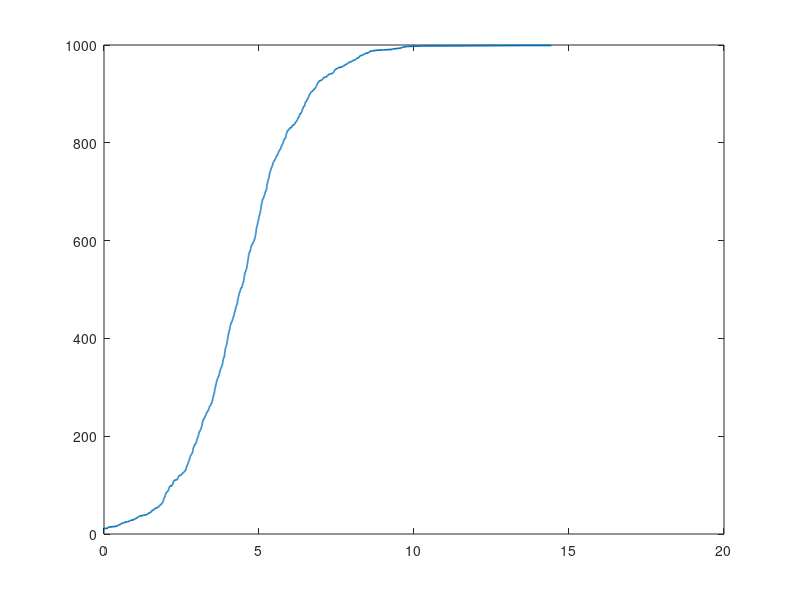

Recreate this plot in MATLAB.
function Multiscale_hybrid_1()

% For 'Multiscale_hybrid_1', we assume that the within-host subsystem has
% reached its steady states, i.e. we have constant W-H subsystem. 

clc
clear

[~, ~, T_realtime, infect_timepoint] = CTMC_BH_driver(); 
% Note that 'infect_timepoint' is an array recording the timestamp where a
% new infection happens. 

% Parameter of interest in terms of real time, t: 
THETA_I = zeros(size(T_realtime)) * nan; 

% We firstly assume that our Within-Host subsystem is constant:
[T_SS, ~, V_SS] = const_WH();
%%%%%%%%%%%%%%%%%%%%%%%%%%%%%%%%%%%%%%%%%%%%%%%%%%%%%%%%%%%%%%%%%%%%%%%%%%%%%%%%%%%%%%%%%%%%%%%%%
% Interpolation to obatain two piecewise polynomials: 
%[t_WH, T, ~, V] = Determ_WH_driver();
%T_poly = spline(t_WH,T); V_poly = spline(t_WH,V); %%% Try linear interpolation as well %%%!!!!!
%%%%%%%%%%%%%%%%%%%%%%%%%%%%%%%%%%%%%%%%%%%%%%%%%%%%%%%%%%%%%%%%%%%%%%%%%%%%%%%%%%%%%%%%%%%%%%%%%


for i = 1 : length(T_realtime)
    
    % Record the infectious time length (note that only non-negative
    % numericla entries are corresponeded to the infectious groups: 
    infect_length = ones(length(infect_timepoint), 1) * T_realtime(i) - infect_timepoint';
    
    % Initialisation: 
    sum_LHS = 0;
    T_sum = 0;
    V_sum = 0;
    num_infectious = 0;
    
    for j = 1 : length(infect_length)
        if infect_length(j) >= 0 % Only those entries make sense
            num_infectious = num_infectious + 1;
            Vj = V_SS; 
            Tj = T_SS;
            %%%%%%%%%%%%%%%%%%%%%%%%%%%%%%%%%%%%%%%%
            %Vj = ppval(V_poly, infect_length(j));
            %Tj = ppval(T_poly, infect_length(j));
            %%%%%%%%%%%%%%%%%%%%%%%%%%%%%%%%%%%%%%%%
            sum_LHS = sum_LHS + Vj * Tj;
            
            T_sum = T_sum + Tj;
            V_sum = V_sum + Vj;
        end
    end
    
    T_ave = T_sum / num_infectious;
    V_ave = V_sum / num_infectious;
    
    
    THETA_I(i) = sum_LHS / (T_ave * V_ave);
end

plot(T_realtime, THETA_I, 'LineWidth', 1.2); hold on

end


%%%%%%%%%%%%%%%%%%%%%%%%%%%%%%%%%%%%%%%%%%%%%%%%%%%%%%%%%%%%%%%%%%%%%%%%%%%%%
% Constant Within-Host Subsystem: 
function [T_SS, Tstar_SS, V_SS] = const_WH()

% One can run 'Determ_WH_driver.m' to check that under these values, our
% Within-Host subsystem arrives at a non-virus free equilibrium. 
p = 10 ^ (1);
c = 10 ^ (0);
k = 10 ^ (-7);
Lambda = 10 ^ (10);
mu_c = 10 ^ (-1);
delta_c = 10 ^ (1);

T_SS = (mu_c + delta_c) * c / (p * k);
Tstar_SS = ((Lambda * p * k) / (c * (mu_c + delta_c)) - mu_c) * c / (p * k);
V_SS = ((Lambda * p * k) / (c * (mu_c + delta_c)) - mu_c) / k;


end


%%%%%%%%%%%%%%%%%%%%%%%%%%%%%%%%%%%%%%%%%%%%%%%%%%%%%%%%%%%%%%%%%%%%%%%%%%%%%
% Between-Host Subsystem (Note that transmission coefficient is proportinoal 
% to viral load times a contant, beta0):
function [S, I, t, infect_timepoint] = CTMC_BH(mu, Lambda, t_end, population, V_SS)

% CTMS_BH simulation

S = []; S(1) = population - 10;
I = []; I(1) = population - S(1);
t = []; t(1) = 0;
infect_timepoint = [];
for i = 1 : I(1)
    infect_timepoint(i) = 0;
end
index = 1;

% We assume that beta = beta0 * V_SS as presented in the research paper
beta0 = 1 / (10 ^ 13);
beta = beta0 * V_SS; % Link the Between Host subsystem to the Within Host subsystem

while t(index) <= t_end
    lambda = beta * I(index) * S(index) + mu * S(index) + mu * I(index) + Lambda;
    Delta_t = TimeStepSize(lambda);
    t(index + 1) = t(index) + Delta_t;
    
    [S, I, infectious_increase, infectious_dies] = EventHappen(lambda, beta, mu, S, I, index);
    
    % records the time stamp where a new infection happens
    if infectious_increase == 1
        infect_timepoint(I(1) + index) = t(index); 
    else
        infect_timepoint(I(1) + index) = nan;
    end
    
    %%%%%%%%%%%%%%%%%%%%%%%%%%%%%%%%%%%%%%%%%%%%%%%%%%%%%%%%%%%%%%%%%%%%%%%%%%%%%%%%%%%%%%%%%%%%%%%%%%%%%%
    % The variable, 'infectious_dies', records the time stamp where an infectius individual decays(/dies)
    % However, how shall we decide which infectious person to be
    % removed from the system????????????????????????????????????????????
    % The below codes randomly select one infectious individual and remote
    % it from the system.
    if infectious_dies == 1
        infectious_people = find(infect_timepoint >= 0); % Indecies of infectious people
        rand_die = randi([1, length(infectious_people)], 1, 1);
        infect_timepoint(infectious_people(rand_die)) = nan;
    end
    %%%%%%%%%%%%%%%%%%%%%%%%%%%%%%%%%%%%%%%%%%%%%%%%%%%%%%%%%%%%%%%%%%%%%%%%%%%%%%%%%%%%%%%%%%%%%%%%%%%%%%
    
    index = index + 1;
 
end

if t(length(t)) > t_end
    t = t(1 : length(t) - 1);
    S = S(1 : length(S) - 1);
    I = I(1 : length(I) - 1);
end

%plot_SI(S, I, t);
%legend('S_{CTMC}', 'I_{CTMC}');


end


%%%%%%%%%%%%%%%%%%%%%%%%%%%%%%%%%%%%%%%%%%%%%%%%%%%%%%%%%%%%%%%%%%%%%%%%%%%%%
function Delta_t = TimeStepSize(lambda)

u1 = rand;
Delta_t = -log(u1) / lambda;

end


%%%%%%%%%%%%%%%%%%%%%%%%%%%%%%%%%%%%%%%%%%%%%%%%%%%%%%%%%%%%%%%%%%%%%%%%%%%%%
function [S, I, infectious_increase, infectious_dies] = EventHappen(lambda, beta, mu, S, I, index)

u2 = rand;
p1 = beta * S(index) * I(index) /lambda;
p2 = mu * S(index) / lambda; 
p3 = mu * I(index) / lambda ;

infectious_increase = 0;
infectious_dies = 0;

if u2 >= 0 && u2 < p1 % One person gets infectious
    S(index + 1) = S(index) - 1;
    I(index + 1) = I(index) + 1;
    infectious_increase = 1;
elseif u2 >= p1 && u2 < p1 + p2 % One susceptible dies
    S(index + 1) = S(index) - 1;
    I(index + 1) = I(index);
elseif u2 >= p1 + p2 && u2 < p1 + p2 + p3 % One infectious dies
    S(index + 1) = S(index);
    I(index + 1) = I(index) - 1;
    infectious_dies = 1; 
else % One susceptible enters the population
    S(index + 1) = S(index) + 1;
    I(index + 1) = I(index);
end

end


%%%%%%%%%%%%%%%%%%%%%%%%%%%%%%%%%%%%%%%%%%%%%%%%%%%%%%%%%%%%%%%%%%%%%%%%%%%%%
function plot_SI(S, I, t)
    plot(t, S,'b', t, I, 'r', 'LineWidth', 1.5); hold on;
end



%%%%%%%%%%%%%%%%%%%%%%%%%%%%%%%%%%%%%%%%%%%%%%%%%%%%%%%%%%%%%%%%%%%%%%%%%%%%%
function [S, I, t, infect_timepoint] = CTMC_BH_driver()

% Initialise the parameters for the Between-Host system:
mu = 10 ^ (-5);
Lambda = 10 ^ (-5);
%t_end = 300; population = 10 ^ (5);
population = 10 ^ (3); t_end = 20;
[~, ~, V_SS] = const_WH();

[S, I, t, infect_timepoint] = CTMC_BH(mu, Lambda, t_end, population, V_SS);

end